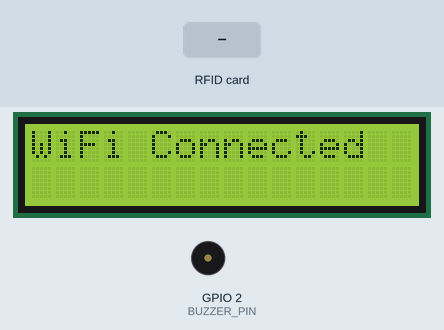
This sketch was run on a simulated ESP32. On the bench: 16×2 character LCD, buzzer (waves = sounding). The inputs (shaded band) are chosen by the test bench. WiFi joins after 1.5 s; servers stay silent unless stated; uploads are accepted with an empty reply; the local clock reads 2024-03-15 10:24:30 at power-on unless the sketch sets it; what the sketch prints to the serial monitor is not drawn.

Above: at 1.7 s.
At 4.4 s:
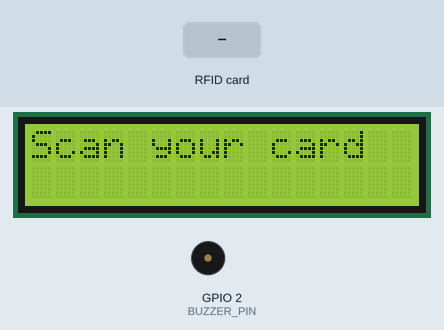
4.5 s: RFID card 5E 7A 19 C4 held to the reader
At 5.1 s:
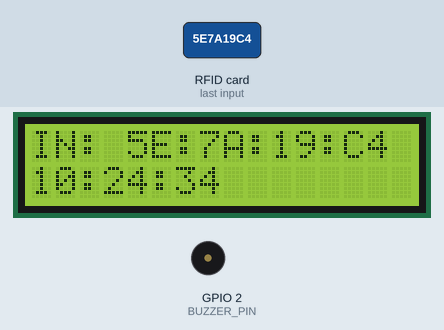
7.5 s: RFID card 5E 7A 19 C4 held to the reader
At 8.2 s:
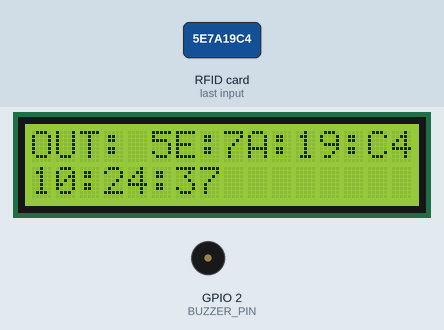
Timing chart, 0 to 10.5 s (numbered marks = the images above; inputs shaded):
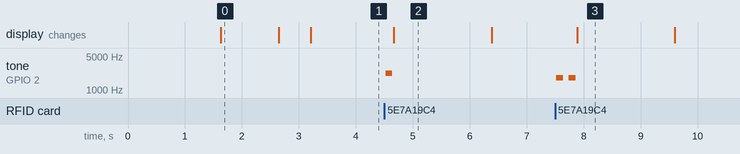

Measured:
- after the input at 4.5 s, tone on GPIO 2 (BUZZER_PIN): silent → 2200 Hz at once, → silent 0.12 s later; the display: changes after 0.17 s (image 2)
- after the input at 7.5 s, tone on GPIO 2 (BUZZER_PIN): alternates 1800 Hz for 0.12 s and silent for 0.10 s, 4 changes in all, then stays silent, starting at once; the display: changes after 0.38 s (image 3)
- what the display in image 0 shows lasts 1.0 s, from 1.6 s to 2.6 s
- what the display in image 2 shows lasts 1.7 s, from 4.7 s to 6.4 s

The sketch:

rfid_send_uid_googlesheet.ino
```cpp
/*
  ESP32 RFID Attendance Logger
  - MFRC522 RFID + I2C LCD + Buzzer + Google Sheets
  - Records UID, Date, In-Time, Out-Time
*/

#include <SPI.h>
#include <MFRC522.h>
#include <Wire.h>
#include <LiquidCrystal_I2C.h>
#include <WiFi.h>
#include <WiFiClientSecure.h>
#include <HTTPClient.h>
#include <time.h>

// ---------- WiFi + Script ----------
const char* WIFI_SSID = "YOUR_WIFI_SSID";
const char* WIFI_PASS = "YOUR_WIFI_PASSWORD";

// Your Google Apps Script Web App URL
const char* SCRIPT_URL = "YOUR_SCRIPT_URL_HERE"; // ends with /exec

// ---------- Pin Config ----------
#define SS_PIN      5
#define RST_PIN     4
#define BUZZER_PIN  2
#define SDA_PIN     21
#define SCL_PIN     22

// ---------- LCD ----------
#define LCD_ADDR 0x27
#define LCD_COLS 16
#define LCD_ROWS 2
LiquidCrystal_I2C lcd(LCD_ADDR, LCD_COLS, LCD_ROWS);

// ---------- RFID ----------
MFRC522 mfrc522(SS_PIN, RST_PIN);

// ---------- Buzzer ----------
const int BUZZER_CH = 0;

// ---------- Time (NTP) ----------
const char* ntpServer = "pool.ntp.org";
const long gmtOffset_sec = 19800; // +5:30 for India
const int daylightOffset_sec = 0;

// ---------- UID tracking ----------
String lastUID = "";
bool isIn = true; // toggles IN/OUT

// ---------- Utility ----------
void beep(int freq = 2000, int ms = 120) {
  ledcWriteTone(BUZZER_CH, freq);
  delay(ms);
  ledcWriteTone(BUZZER_CH, 0);
}

String uidToHex(const MFRC522::Uid &uid) {
  String s;
  for (byte i = 0; i < uid.size; i++) {
    if (uid.uidByte[i] < 0x10) s += "0";
    s += String(uid.uidByte[i], HEX);
    if (i < uid.size - 1) s += ":";
  }
  s.toUpperCase();
  return s;
}

void showLCD(const String &l1, const String &l2) {
  lcd.clear();
  lcd.setCursor(0, 0);
  lcd.print(l1);
  lcd.setCursor(0, 1);
  lcd.print(l2);
}

String getFormattedDate() {
  struct tm timeinfo;
  if (!getLocalTime(&timeinfo)) return "N/A";
  char buffer[12];
  strftime(buffer, sizeof(buffer), "%d-%m-%Y", &timeinfo);
  return String(buffer);
}

String getFormattedTime() {
  struct tm timeinfo;
  if (!getLocalTime(&timeinfo)) return "N/A";
  char buffer[12];
  strftime(buffer, sizeof(buffer), "%H:%M:%S", &timeinfo);
  return String(buffer);
}

bool sendToSheets(const String &uid, const String &date, const String &inTime, const String &outTime) {
  WiFiClientSecure client;
  client.setInsecure();
  HTTPClient http;

  if (!http.begin(client, SCRIPT_URL)) return false;

  String data = "uid=" + uid + "&date=" + date + "&in=" + inTime + "&out=" + outTime;
  http.addHeader("Content-Type", "application/x-www-form-urlencoded");

  int code = http.POST(data);
  bool ok = (code == 200);
  http.end();
  return ok;
}

// ---------- Setup ----------
void setup() {
  Serial.begin(115200);

  // LCD
  Wire.begin(SDA_PIN, SCL_PIN);
  lcd.init();
  lcd.backlight();
  showLCD("RFID Attendance", "Starting...");

  // Buzzer
  ledcSetup(BUZZER_CH, 2000, 10);
  ledcAttachPin(BUZZER_PIN, BUZZER_CH);

  // Wi-Fi
  WiFi.begin(WIFI_SSID, WIFI_PASS);
  showLCD("WiFi Connecting", "");
  while (WiFi.status() != WL_CONNECTED) {
    delay(500);
    Serial.print(".");
  }
  showLCD("WiFi Connected", "");
  delay(1000);

  // Time Sync
  configTime(gmtOffset_sec, daylightOffset_sec, ntpServer);
  showLCD("Time Synced", "");
  delay(500);

  // RFID
  SPI.begin(18, 19, 23, SS_PIN);
  mfrc522.PCD_Init();
  showLCD("Scan your card", "");
  Serial.println("System ready");
}

// ---------- Loop ----------
void loop() {
  if (!mfrc522.PICC_IsNewCardPresent()) return;
  if (!mfrc522.PICC_ReadCardSerial()) return;

  String uid = uidToHex(mfrc522.uid);
  String date = getFormattedDate();
  String timeNow = getFormattedTime();

  Serial.println("Card UID: " + uid);

  String statusText = "";
  String inTime = "";
  String outTime = "";

  // First scan = IN, next scan = OUT
  if (uid != lastUID || isIn) {
    statusText = "IN";
    inTime = timeNow;
    outTime = "";
    beep(2200, 120);
    showLCD("IN: " + uid, timeNow);
    isIn = false;
  } else {
    statusText = "OUT";
    inTime = "";
    outTime = timeNow;
    beep(1800, 120);
    delay(100);
    beep(1800, 120);
    showLCD("OUT: " + uid, timeNow);
    isIn = true;
  }

  lastUID = uid;

  // Send to Google Sheets
  if (WiFi.status() == WL_CONNECTED) {
    bool sent = sendToSheets(uid, date, inTime, outTime);
    if (sent) {
      Serial.println("Data sent successfully");
    } else {
      Serial.println("Failed to send data");
      showLCD("Send Failed", "Check WiFi");
    }
  }

  // Wait before next read
  delay(1500);
  showLCD("Scan your card", "");
  mfrc522.PICC_HaltA();
  mfrc522.PCD_StopCrypto1();
}
```
